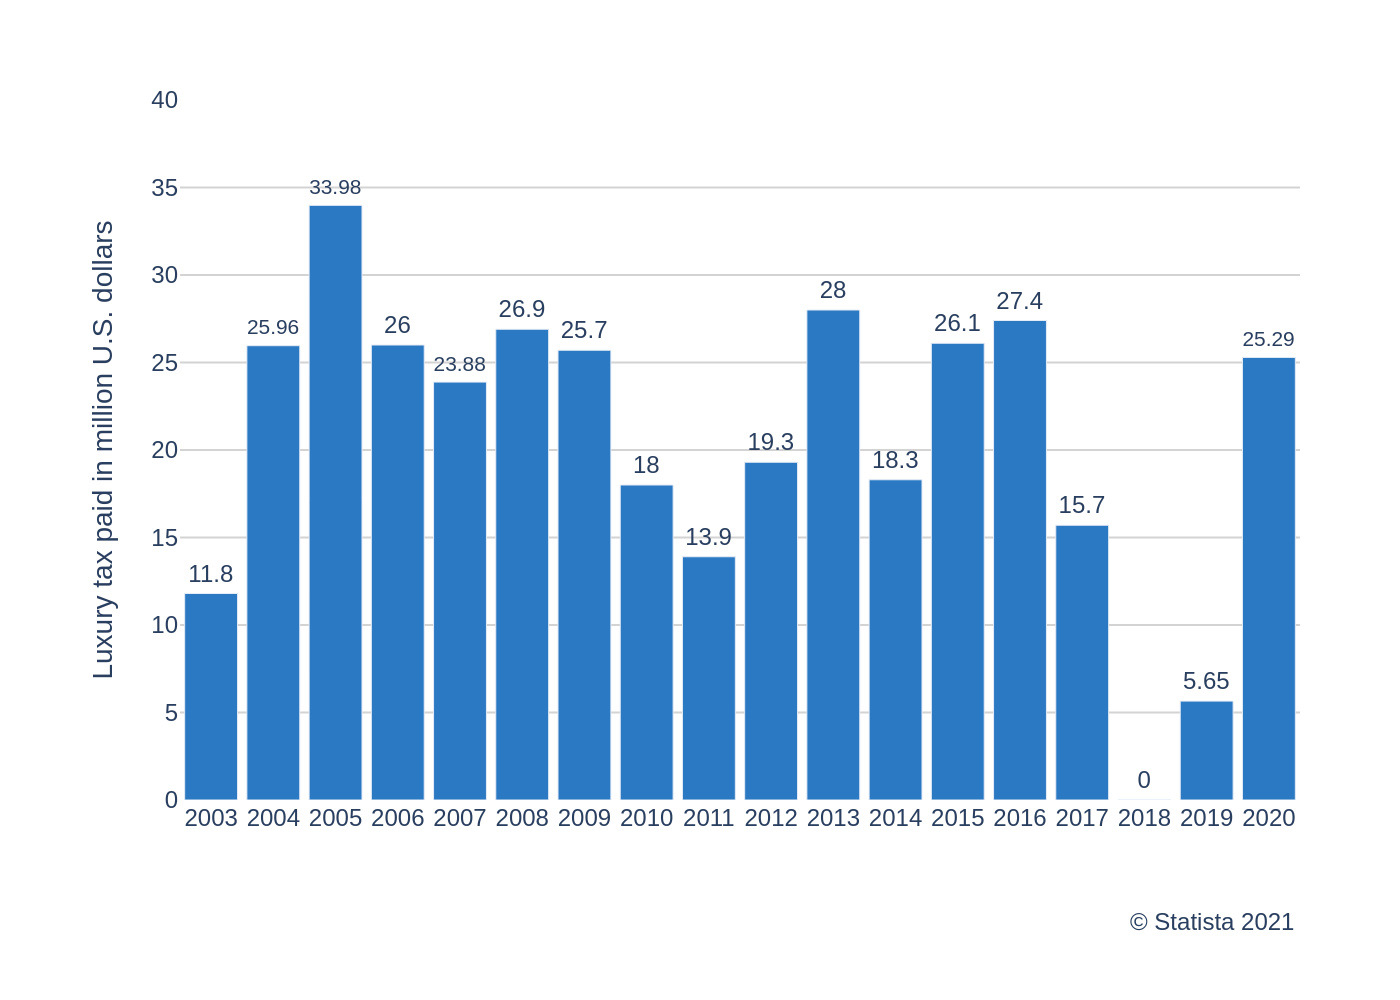

The Python source for this figure:
import sys
import json
import pathlib
import plotly.graph_objects as go

# Check for the required command-line argument
if len(sys.argv) != 2:
    print("Usage: python generate_chart.py <json_file_path>")
    sys.exit(1)

# Read data from the specified JSON file
json_path = pathlib.Path(sys.argv[1])
try:
    with open(json_path, 'r', encoding='utf-8') as f:
        chart_data_json = json.load(f)
except (FileNotFoundError, json.JSONDecodeError) as e:
    print(f"Error reading or parsing JSON file: {e}")
    sys.exit(1)

# Extract data and texts from the JSON structure
chart_data = chart_data_json.get('chart_data', [])
texts = chart_data_json.get('texts', {})
colors = chart_data_json.get('colors', [])

# Prepare data for Plotly
x_values = [item['x'] for item in chart_data]
y_values = [item['y'] for item in chart_data]

# Create the figure
fig = go.Figure()

# Add the bar trace
fig.add_trace(go.Bar(
    x=x_values,
    y=y_values,
    marker_color=colors[0] if colors else None,
    text=y_values,
    textposition='outside',
    texttemplate='%{text}',
    cliponaxis=False  # Prevents text from being clipped at the top
))

# Combine title and subtitle
title_text = texts.get('title') or ''
if texts.get('subtitle'):
    title_text += f"<br><sup>{texts['subtitle']}</sup>"

# Update layout
fig.update_layout(
    title_text=title_text if title_text else None,
    font_family="Arial",
    plot_bgcolor='white',
    xaxis=dict(
        title_text=texts.get('x_axis_title'),
        showgrid=False,
        tickmode='linear'
    ),
    yaxis=dict(
        title_text=texts.get('y_axis_title'),
        showgrid=True,
        gridcolor='lightgray',
        range=[0, 40],
        dtick=5
    ),
    bargap=0.15,
    showlegend=False,
    margin=dict(t=50, r=50, b=100, l=90),
    annotations=[
        dict(
            text=texts.get('source', ''),
            showarrow=False,
            xref='paper',
            yref='paper',
            x=1,
            y=-0.15,
            xanchor='right',
            yanchor='top',
            align='right',
            font=dict(size=12)
        )
    ]
)

# Update text font for values on bars
fig.update_traces(textfont_size=12)

# Define output filename and save the image
output_filename = json_path.with_suffix('.png')
fig.write_image(output_filename, scale=2)

print(f"Chart saved as {output_filename}")
